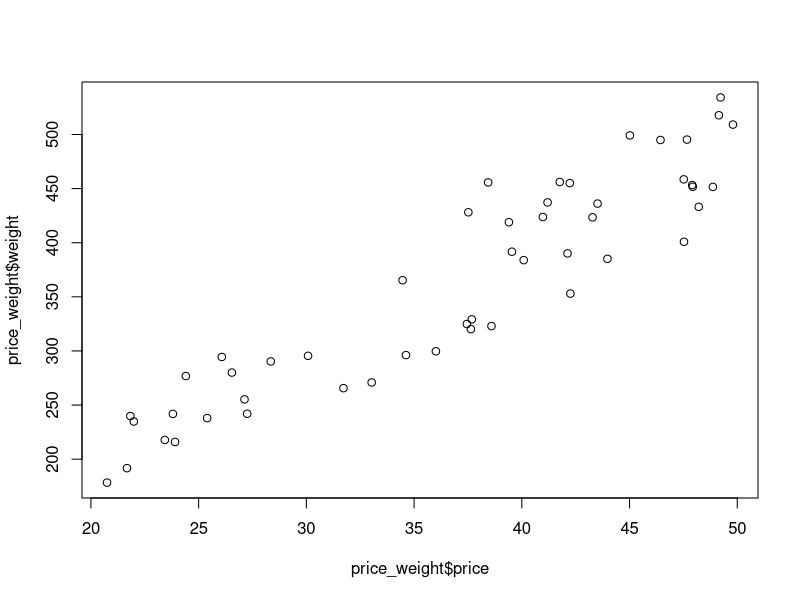
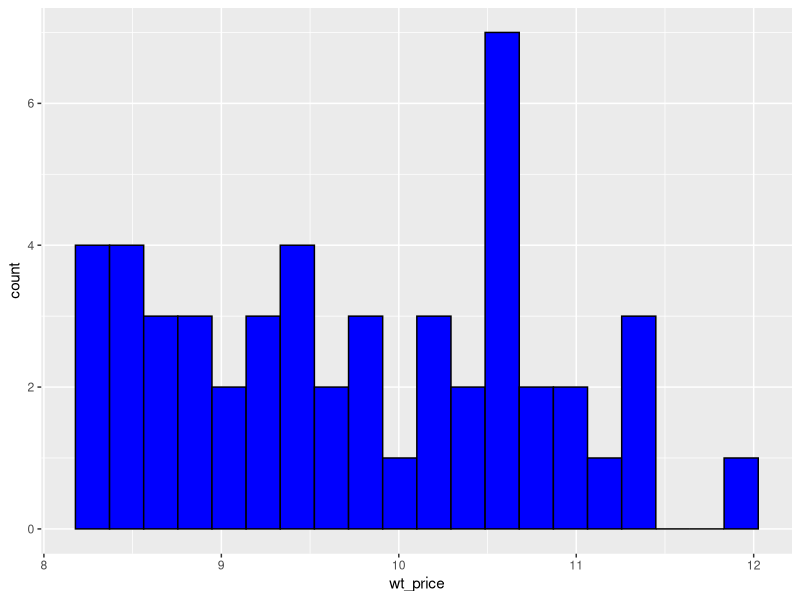

The R source for these figures, in order:
set.seed(100)
m1 <- cbind(V1 = 1:20, V2 = sample(1:100, size = 20, replace = TRUE),
            V3 = rnorm(n = 20, mean = 500, sd = 100))

set.seed(200)
m2 <- cbind(V1 = 1:20, V2 = sample(1:100, size = 20, replace = TRUE),
            V3 = rnorm(n = 20, mean = 500, sd = 100))

set.seed(300)
m3 <- cbind(V1 = 1:20, V2 = sample(1:100, size = 20, replace = TRUE),
            V3 = rnorm(n = 20, mean = 500, sd = 100))

l1 = list(m1, m2, m3)

l1
l2 <- lapply(l1, function(x) {
  x[1:2,1:3]
})
l2

GRP = sample(LETTERS[1:5], size = nrow(m1), replace = TRUE)
GRP

l3 <- lapply( l1, function(x) {
  data.frame(x, GRP = sample(LETTERS[1:5], size = nrow(m1), replace = TRUE))
})


l3

d <- do.call(rbind, l3)
d


for(i in 1:length(l3)) {
  write.csv(l3[[i]], file = paste0("C:\\Users\\svroc\\Documents\\geospar_data\\dummy", i, ".csv"))
}


library(dplyr)
library(tidyr)
library(ggplot2)
# d1 <- data.frame(a = 1:10, grp1 = rep("a", 10), grp2 = rep("b", 10))
d1 <- data.frame(i = 1:10, a = 1:10, grp = rep("a", 10))
d1

d2 <- data.frame(i = 1:10, a = 11:20, grp = rep("b", 10))
d2
DF <- rbind(d1, d2)
DF
df_wide <- DF %>% pivot_wider(names_from = grp, values_from = a)

df_wide

df_long <- df_wide %>%
  pivot_longer(cols = a:b, names_to = "grp", values_to = "a") %>% select(i, a, grp) %>% arrange(grp)
df_long

set.seed(110)
price_weight <- tibble(
  year = 1951:2000,
  price = runif(n = length(year), 20, 50),
  weight = (price * 10) * runif(n = length(year), 0.8, 1.2)
)


price_weight

plot(price_weight$price, price_weight$weight)

price_weight_long <- price_weight %>%
  pivot_longer(cols = "price":"weight", names_to = "element", values_to = "value")

price_weight_long


price_weight_wide <- price_weight_long %>%
  pivot_wider(names_from = "element", values_from = value)

price_weight_wide



do.call(rbind, lapply(unique(df_long$grp), function(x) {
  # df_long %>%
  #   filter(grp == x) %>%
  #   summarize(mean = mean(a), stdev = sd(a)) %>%
  #   mutate(grp = x) %>% select(grp, mean, stdev)
  dat <- df_long[df_long$grp == x, ]
  data.frame(grp = x, mean = mean(dat$a), stdev = sd(dat$a))
}))


lapply(unique(df_long$grp), function(x) { # x <- "a"
  dat <- df_long[df_long$grp == x, ]
  x_bar <- mean(dat$a)
  s <- sd(dat$a)
  data.frame(grp = x , mean = x_bar, stdev = s)
})

price_weight_long

lapply(unique(price_weight_long$element), function(x) { # x <- "a"
  dat <- price_weight_long[price_weight_long$element == x, ]
  x_bar <- mean(dat$value)
  s <- sd(dat$value)
  data.frame(grp = x , mean = x_bar, stdev = s)
})


price_weight_long %>%
  pivot_wider(names_from = element, values_from = value) %>%
  mutate(wt_price = weight / price) %>%
  ggplot() +
  geom_histogram(aes(x = wt_price), color = "black", fill = "blue", bins = 20)
